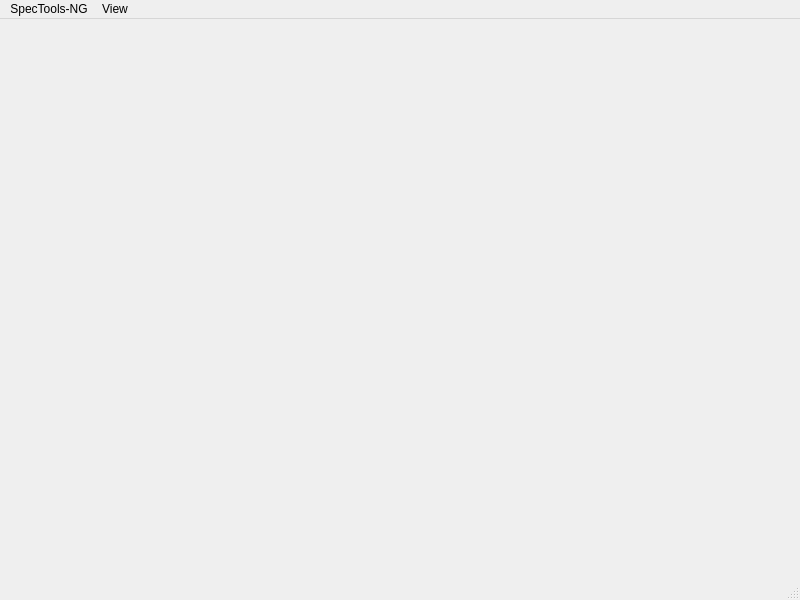
<?xml version="1.0" encoding="UTF-8"?>
<ui version="4.0">
 <class>MainWindow</class>
 <widget class="QMainWindow" name="MainWindow">
  <property name="geometry">
   <rect>
    <x>0</x>
    <y>0</y>
    <width>800</width>
    <height>600</height>
   </rect>
  </property>
  <property name="windowTitle">
   <string>MainWindow</string>
  </property>
  <property name="autoFillBackground">
   <bool>true</bool>
  </property>
  <widget class="QWidget" name="centralwidget"/>
  <widget class="QMenuBar" name="menubar">
   <property name="geometry">
    <rect>
     <x>0</x>
     <y>0</y>
     <width>800</width>
     <height>20</height>
    </rect>
   </property>
   <widget class="QMenu" name="menuSpecTools_NG">
    <property name="title">
     <string>SpecTools-NG</string>
    </property>
    <addaction name="actionSave"/>
    <addaction name="actionSaveAs"/>
    <addaction name="actionQuit"/>
   </widget>
   <widget class="QMenu" name="menuView">
    <property name="title">
     <string>View</string>
    </property>
    <addaction name="actionWiFi_SSID_Overlay"/>
   </widget>
   <addaction name="menuSpecTools_NG"/>
   <addaction name="menuView"/>
  </widget>
  <widget class="QStatusBar" name="statusbar"/>
  <action name="actionWiFi_SSID_Overlay">
   <property name="checkable">
    <bool>true</bool>
   </property>
   <property name="checked">
    <bool>true</bool>
   </property>
   <property name="text">
    <string>WiFi SSID Overlay</string>
   </property>
  </action>
  <action name="actionSave">
   <property name="text">
    <string>Save</string>
   </property>
  </action>
  <action name="actionSaveAs">
   <property name="text">
    <string>SaveAs</string>
   </property>
  </action>
  <action name="actionQuit">
   <property name="text">
    <string>Quit</string>
   </property>
  </action>
 </widget>
 <resources/>
 <connections>
  <connection>
   <sender>actionWiFi_SSID_Overlay</sender>
   <signal>toggled(bool)</signal>
   <receiver>MainWindow</receiver>
   <slot>update()</slot>
   <hints>
    <hint type="sourcelabel">
     <x>-1</x>
     <y>-1</y>
    </hint>
    <hint type="destinationlabel">
     <x>399</x>
     <y>299</y>
    </hint>
   </hints>
  </connection>
  <connection>
   <sender>actionSave</sender>
   <signal>triggered()</signal>
   <receiver>MainWindow</receiver>
   <slot>save()</slot>
   <hints>
    <hint type="sourcelabel">
     <x>-1</x>
     <y>-1</y>
    </hint>
    <hint type="destinationlabel">
     <x>399</x>
     <y>299</y>
    </hint>
   </hints>
  </connection>
  <connection>
   <sender>actionQuit</sender>
   <signal>triggered()</signal>
   <receiver>MainWindow</receiver>
   <slot>close()</slot>
   <hints>
    <hint type="sourcelabel">
     <x>-1</x>
     <y>-1</y>
    </hint>
    <hint type="destinationlabel">
     <x>399</x>
     <y>299</y>
    </hint>
   </hints>
  </connection>
  <connection>
   <sender>actionSaveAs</sender>
   <signal>triggered()</signal>
   <receiver>MainWindow</receiver>
   <slot>saveAs()</slot>
   <hints>
    <hint type="sourcelabel">
     <x>-1</x>
     <y>-1</y>
    </hint>
    <hint type="destinationlabel">
     <x>399</x>
     <y>299</y>
    </hint>
   </hints>
  </connection>
 </connections>
 <slots>
  <slot>save()</slot>
  <slot>saveAs()</slot>
 </slots>
</ui>
